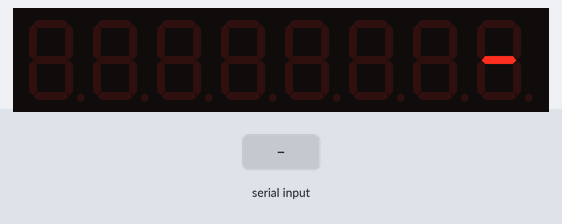
Simulated run of this sketch. Board: Arduino Uno, built with avr-gcc and run on an emulated ATmega328P. On the bench: 8-digit seven-segment display. Inputs (shaded band) come from the test bench. Random numbers use the default seed unless the sketch sets one.

Above: at 1.2 s.
1.3 s: "1\n" received over Serial
At 1.78 s:
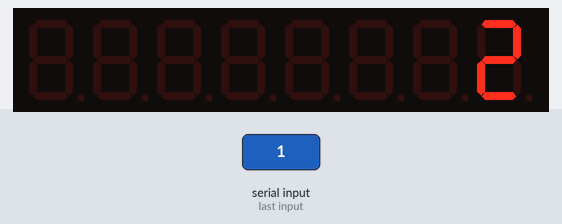
At 3.1 s:
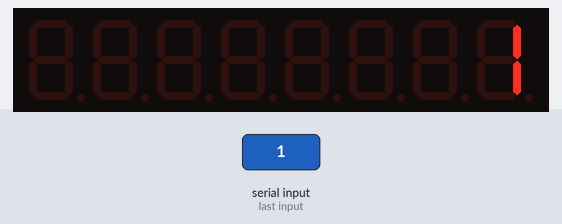

The sketch:

serial_print_max7219.ino
```cpp
#include <max7219.h> // https://github.com/JemRF/max7219
#include <math.h>

// Pin configuration
// DIN - 12
// CS  - 11
// CLK - 10

#define LEFT 0
#define RIGHT 1

MAX7219 max7219;

String targetText = "";
bool displayingMessage = false;
bool holding = false;      // 최종 숫자 고정 후 사인 점멸
bool scrollingOut = false; // fade out

unsigned long startTime = 0;
unsigned long lastFixTime = 0;
unsigned long lastRandomUpdate = 0;
unsigned long lastBlinkUpdate = 0;

const unsigned long firstFixDelay = 600; // 첫 자리 고정
const unsigned long fixInterval = 300;   // 자리별 고정
const unsigned long holdDuration = 7000; // 최종 숫자 유지
const unsigned long randomInterval = 30; // 랜덤 숫자 갱신
const unsigned long blinkInterval = 50;  // brightness 갱신
const unsigned long fadeDuration = 1000; // fade out 1초

int fixIndex = 0;
int scrollStep = 0;
String displayBuffer = "";
float blinkPhase = 0.0;
float brightness = 1.0;

void setup()
{
  Serial.begin(38400);
  max7219.Begin();
  max7219.MAX7219_SetBrightness((int)brightness);
}

void loop()
{
  unsigned long now = millis();

  if (Serial.available())
  {
    targetText = Serial.readStringUntil('\n');
    targetText.trim();
    if (targetText.length() < 1)
      targetText = "0";
    fixIndex = 0;
    displayingMessage = true;
    holding = false;
    scrollingOut = false;
    startTime = now;
    lastFixTime = now;
    lastRandomUpdate = now;
    lastBlinkUpdate = now;

    // displayBuffer 초기화 → 랜덤 숫자
    displayBuffer = "";
    for (int i = 0; i < targetText.length(); i++)
    {
      displayBuffer += char('0' + random(0, 10));
    }
    max7219.DisplayText(displayBuffer.c_str(), RIGHT);
  }

  if (displayingMessage)
  {
    // 1️⃣ 자리별 고정 전
    if (fixIndex < targetText.length())
    {
      max7219.MAX7219_SetBrightness(10);
      // 랜덤 숫자 갱신
      if (now - lastRandomUpdate >= randomInterval)
      {
        for (int i = fixIndex; i < targetText.length(); i++)
        {
          displayBuffer[i] = '0' + random(0, 10);
        }
        max7219.DisplayText(displayBuffer.c_str(), RIGHT);
        lastRandomUpdate = now;
      }

      // 자리별 고정
      if (fixIndex == 0 && now - startTime >= firstFixDelay)
      {
        displayBuffer[fixIndex] = targetText[fixIndex];
        fixIndex++;
        lastFixTime = now;
        max7219.DisplayText(displayBuffer.c_str(), RIGHT);
      }
      else if (fixIndex > 0 && now - lastFixTime >= fixInterval)
      {
        displayBuffer[fixIndex] = targetText[fixIndex];
        fixIndex++;
        lastFixTime = now;
        max7219.DisplayText(displayBuffer.c_str(), RIGHT);
      }
    }
    // 2️⃣ 모든 자리 고정 후 사인 점멸
    else if (!scrollingOut)
    {
      if (!holding)
      {
        holding = true;
        lastBlinkUpdate = now;
      }

      if (now - lastBlinkUpdate >= blinkInterval)
      {
        blinkPhase += 0.1;
        brightness = (sin(blinkPhase) + 1.0) / 2.0 * 14.0 + 1.0;
        max7219.MAX7219_SetBrightness((int)brightness);
        lastBlinkUpdate = now;
      }

      if (now - lastFixTime >= holdDuration)
      {
        scrollingOut = true;
        scrollStep = 0;
        startTime = now;
      }
    }
    // 3️⃣ fade out
    else if (scrollingOut)
    {
      const int scrollInterval = 80; // 밀리는 속도 (ms)
      int len = targetText.length();

      if (now - lastFixTime >= scrollInterval)
      {
        scrollStep++;
        lastFixTime = now;

        // 공백 + 문자열 조합
        String scrolled = "";
        for (int i = 0; i < scrollStep; i++)
          scrolled += " ";
        scrolled += targetText;

        // 길이가 디스플레이보다 길어지면 오른쪽부터 필요한 만큼만 자름
        // (RIGHT 정렬 사용 시 문제가 없지만 안전하게)
        if (scrolled.length() > len + 8)
        {
          scrollingOut = false;
          displayingMessage = false;
          max7219.Clear();
          return;
        }

        max7219.DisplayText(scrolled.c_str(), RIGHT);
      }
    }
  }
  // 메시지 없을 때 "-" 표시 + 사인 점멸
  else
  {
    if (now - lastBlinkUpdate >= blinkInterval)
    {
      blinkPhase += 0.1;
      brightness = (sin(blinkPhase) + 1.0) / 2.0 * 14.0 + 1.0;
      max7219.MAX7219_SetBrightness((int)brightness);
      max7219.DisplayText("-", RIGHT);
      lastBlinkUpdate = now;
    }
  }
}
```
